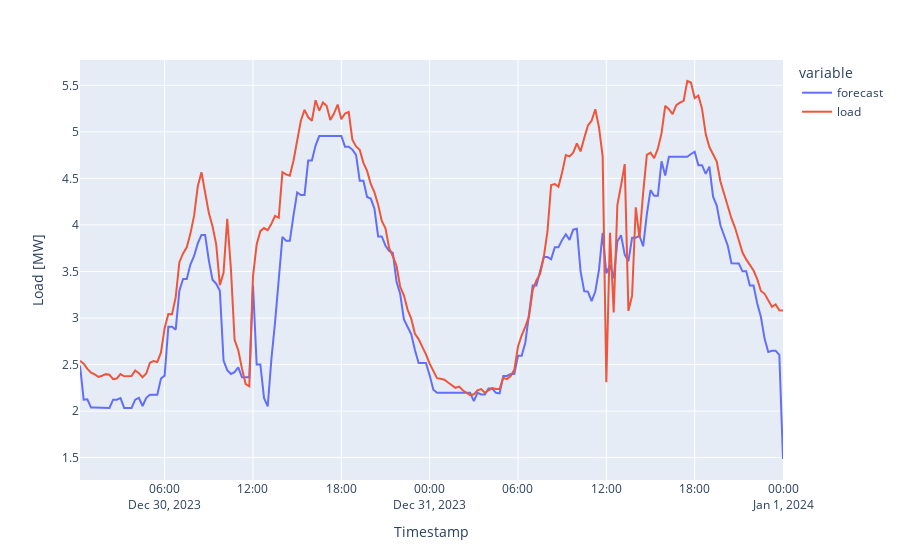

Notebook code cell kept with this figure:
### Code cell
fig_forecast_realised=pd.concat([forecast["forecast"], realised], axis=1).plot()
fig_forecast_realised.update_layout(
    xaxis_title='Timestamp',
    yaxis_title="Load [MW]"
)
display(fig_forecast_realised.show())

### Figure 1 — Plotly figure (JSON) as saved in the notebook; plotly's stock layout.template omitted (floating-point values rounded to 4 significant figures; data arrays with more than 128 entries replaced by an {"elided": "..."} marker saying what was removed)
{"data": [{"hovertemplate": "variable=forecast<br>index=%{x}<br>value=%{y}<extra></extra>", "legendgroup": "forecast", "line": {"color": "#636efa", "dash": "solid"}, "marker": {"symbol": "circle"}, "mode": "lines", "name": "forecast", "orientation": "v", "showlegend": true, "type": "scatter", "x": {"elided": "192 str values"}, "xaxis": "x", "y": {"elided": "192 float values"}, "yaxis": "y"}, {"hovertemplate": "variable=load<br>index=%{x}<br>value=%{y}<extra></extra>", "legendgroup": "load", "line": {"color": "#EF553B", "dash": "solid"}, "marker": {"symbol": "circle"}, "mode": "lines", "name": "load", "orientation": "v", "showlegend": true, "type": "scatter", "x": {"elided": "192 str values"}, "xaxis": "x", "y": {"elided": "192 float values"}, "yaxis": "y"}], "layout": {"legend": {"title": {"text": "variable"}, "tracegroupgap": 0}, "margin": {"t": 60}, "xaxis": {"anchor": "y", "domain": [0, 1], "title": {"text": "Timestamp"}}, "yaxis": {"anchor": "x", "domain": [0, 1], "title": {"text": "Load [MW]"}}}}
